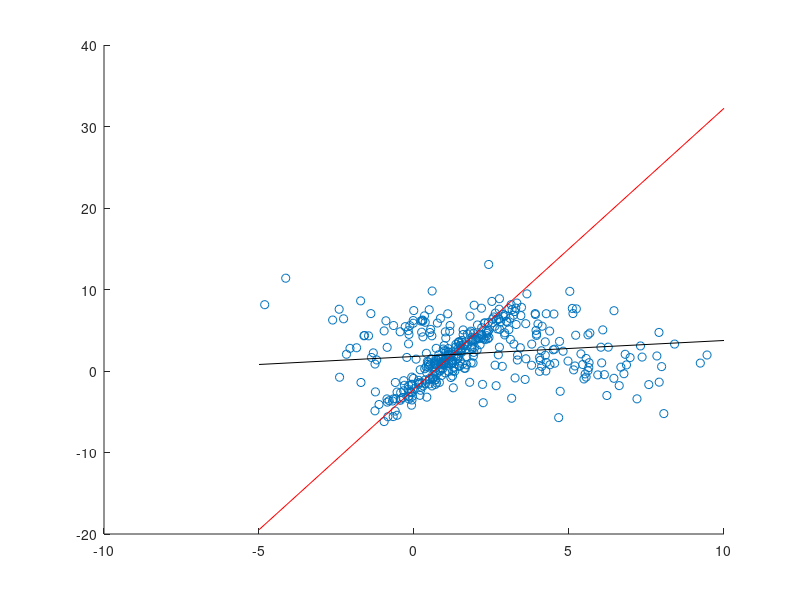

Source code (MATLAB):
%% 简单说明
% RANdom SAmple Consensus -- 随机采样一致（算法）
% 应用：直线拟合、平面拟合
% 场合：包含有效数据点（内点）和噪声点（外点），克服最小二乘法易受噪点影响的缺点
% 方式：数学迭代
% 参考链接：https://blog.csdn.net/u010128736/article/details/53422070
close all;clear;clc;

%% 拟合直线
% 生成内点
mu = [1,1];    % 均值向量
Sigma = [1,3;3,10];    % 协方差矩阵（对称半正定）
data_1 = mvnrnd(mu,Sigma,200);    % 生成数据点

% 生成外点
mu_2 = [3,3];
Sigma_2 = [9,-2.5;-2.5,9];
data_2 = mvnrnd(mu_2,Sigma_2,200);

% 合并数据
data = [data_1;data_2];

% 可视化数据点
figure;
scatter(data(:,1),data(:,2));
hold on;

% 由已知条件确定迭代次数
P = 0.999;    % 拟合直线的正确率
t = 0.5;    % 内点概率
n = 2;    % 拟合直线需要的点数
k = ceil(log10(1-P)/log10(1-t^n));

% 为数组预分配内存
total = zeros(1,k);
result = zeros(3,k);

% 进行RANSAC
for i = 1:k
    % 随机采样两个点
    idx = randperm(size(data,1),2);
    sample = data(idx,:);
    
    % 计算斜率和截距
    x = sample(:,1);
    y = sample(:,2);
    a = (y(2)-y(1))/(x(2)-x(1));
    b = y(1)-a*x(1);
    
    % 计算距离并统计结果
    result(:,i) = [a,-1,b];
    distance = abs(result(:,i)'*[data';ones(1,size(data,1))])/sqrt(a^2+b^2);
    total(i) = sum(distance<0.5);
end

% 画出拟合直线
m = find(total == max(total));
n = result(:,m);
lim = [-5,10];
plot(lim,n(1)*lim+n(3),'r');

% 观察并对比最小二乘的结果
coefficient = polyfit(data(:,1),data(:,2),1);
plot(lim,coefficient(1)*lim+coefficient(2),'k');